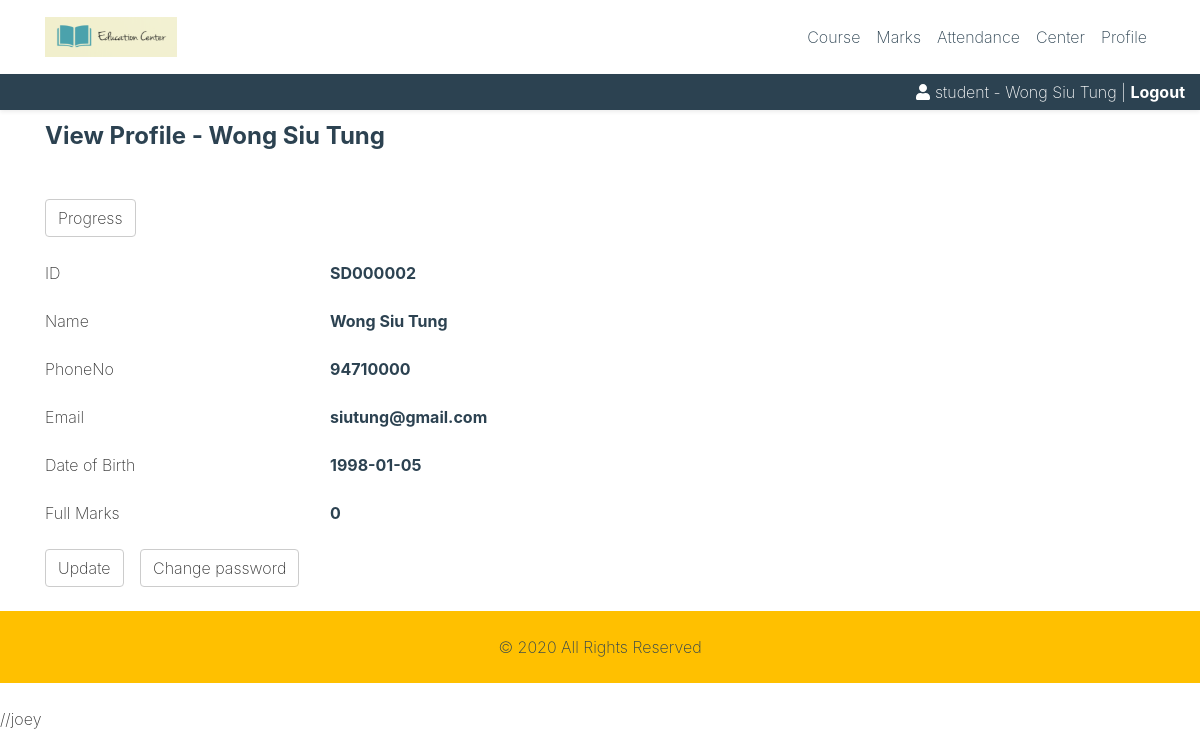
Screenshot of /view-profile.php (signed in) with the database file from the repository.
### tables this page shows
CREATE TABLE `student` (
  `student_ID` varchar(255) NOT NULL,
  `student_name` varchar(45) NOT NULL,
  `student_phoneNo` int(8) NOT NULL,
  `student_email` varchar(254) NOT NULL,
  `student_joinDate` date NOT NULL,
  `student_dateOfBirth` date NOT NULL,
  `student_isActive` tinyint(1) NOT NULL,
  `fullmark` int(11) NOT NULL,
  `student_password` varchar(50) NOT NULL
);

### view-profile.php (the view, shortened to what this page needs)
<?php
include 'inc/header.php';
$qs = "SELECT * FROM student where student_ID = '$_SESSION[student_ID]'";
$query = mysqli_query($conn, $qs) or die(mysqli_error($conn));
$student = mysqli_fetch_assoc($query);
extract($student);
print("
<div class='container'>
	<div class='row'>
		<div class='col-12 my-2'>
			<h4 class='text-secondary'>View Profile - $student[student_name]</h4>
		</div>
	</div>
</div>
<div class='container'>
	<div class='row my-3'>
		<div class='col-12'>
			<a href='progress-bar.php' class='btn btn-default'>Progress</a>
		</div>
	</div>
</div>
<div class='container'>
	<div class='row'>
		<div class='col-12 col-sm-3'>
			ID
		</div>
		<div class='col-12 col-sm-8 text-secondary font-weight-bold'>
			$student_ID
		</div>
	</div>
	<div class='row mt-3'>
		<div class='col-12 col-sm-3'>
			Name
		</div>
		<div class='col-12 col-sm-8 text-secondary font-weight-bold'>
			$student_name
		</div>
	</div>
	<div class='row mt-3'>
		<div class='col-12 col-sm-3'>
			PhoneNo
		</div>
		<div class='col-12 col-sm-8 text-secondary font-weight-bold'>
			$student_phoneNo
		</div>
	</div>
	<div class='row mt-3'>
		<div class='col-12 col-sm-3'>
			Email
		</div>
		<div class='col-12 col-sm-8 text-secondary font-weight-bold'>
			$student_email
		</div>
	</div>
	<div class='row mt-3'>
		<div class='col-12 col-sm-3'>
			Date of Birth
		</div>
		<div class='col-12 col-sm-8 text-secondary font-weight-bold'>
			$student_dateOfBirth
		</div>
	</div>
	<div class='row mt-3'>
		<div class='col-12 col-sm-3'>
			Full Marks
		</div>
		<div class='col-12 col-sm-8 text-secondary font-weight-bold'>
			$fullmark
		</div>
	</div>
	<div class='row my-3'>
		<div class='col-12'>
			<a href='update-profile.php' class='btn btn-default'>Update</a>
			<a href='change-password.php' class='btn btn-default ml-2'>Change password</a>
		</div>
	</div>
</div>
");
?>
<?php
include 'inc/footer.php';
?>

### css/custom.css (style rules this page uses)
.btn-default { color:#333;background-color:#fff;border-color:#ccc }
.bg-secondary a { color: #F1D92F; }
h1, h2, h3, h4, h5, h6 { font-weight: bold; }

### rows the page displays
student: student_name "Wong Siu Tung", student_ID "SD000002", student_phoneNo "94710000", student_email "siutung@gmail.com", student_dateOfBirth "1998-01-05", fullmark "0"
